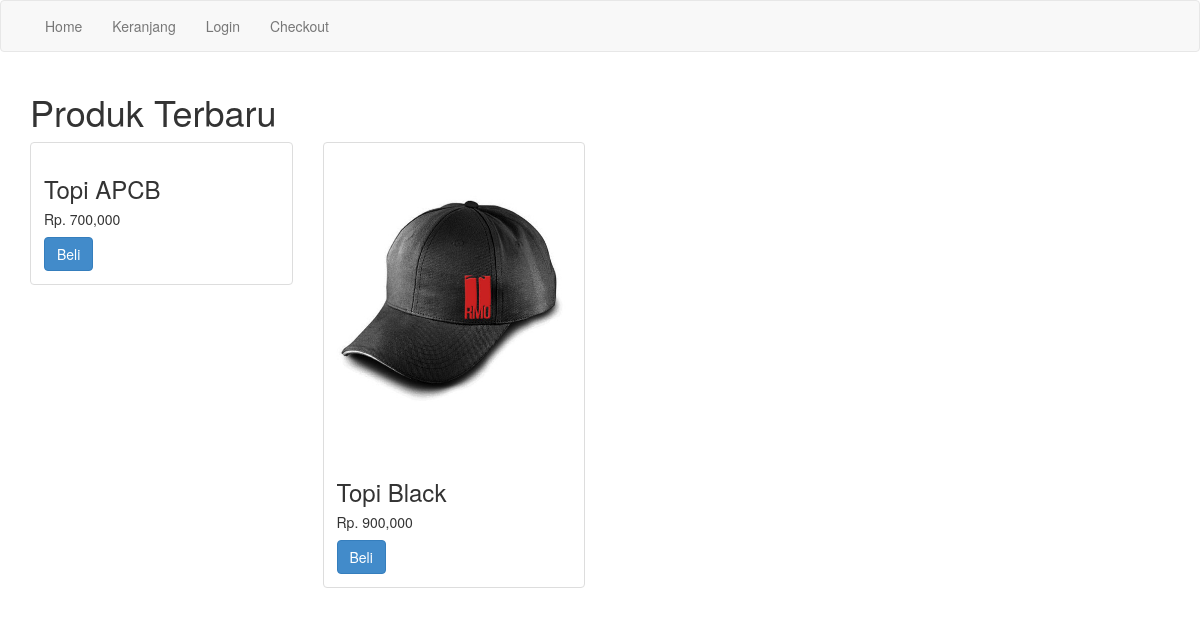
Screenshot of /toko_topi/index.php with the database file from the repository.
### tables this page shows
CREATE TABLE `produk` (
  `id_produk` int(11) NOT NULL,
  `nama_produk` varchar(100) NOT NULL,
  `harga_produk` int(11) NOT NULL,
  `berat_produk` int(11) NOT NULL,
  `foto_produk` varchar(100) NOT NULL,
  `deskripsi_produk` text NOT NULL
);

### toko_topi/index.php (the view, shortened to what this page needs)
<?php
$koneksi = new mysqli("localhost","root","","toko_topi"); ?>
<!DOCTYPE html>
<html lang="en">
<head>
    <link rel="stylesheet" href="admin/assets/css/bootstrap.css">
</head>
<body>
<nav class="navbar navbar-default">
        <div class="container">
        <ul class="nav navbar-nav">
            <li><a href="index.php">Home</a></li>
            <li><a href="keranjang.php">Keranjang</a></li>
            <?php if (isset($_SESSION["pelanggan"])): ?>
                <li><a href="logout.php">Logout</a></li>
            <?php else: ?>
                <li><a href="login.php">Login</a></li>
            <?php endif ?>
            <li><a href="checkout.php">Checkout</a></li>
        </ul>
        </div>
    </nav>
    <section class="konten">
        <div class="container">
            <h1>Produk Terbaru</h1>
            <div class="row">
                <?php $ambil = $koneksi->query("SELECT * FROM produk"); ?>
                <?php while($perproduk = $ambil->fetch_assoc()){?>
                <div class="col-md-3">
                    <div class="thumbnail">
                        <img src="foto_produk/<?php echo $perproduk['foto_produk'];?>" alt="" >
                        <div class="caption">
                            <h3><?php echo $perproduk['nama_produk'];?></h3>
                            <h5>Rp. <?php echo number_format($perproduk['harga_produk']);?></h5>
                            <a href="beli.php?id=<?php echo $perproduk['id_produk'];?>"class="btn btn-primary">Beli</a>
                        </div>
                    </div>
                </div>
                <?php } ?>
            </div>
        </div>
    </section>
</body>
</html>

### rows the page displays
produk: nama_produk "Topi APCB", harga_produk "700,000"
produk: foto_produk (picture), nama_produk "Topi Black", harga_produk "900,000"
